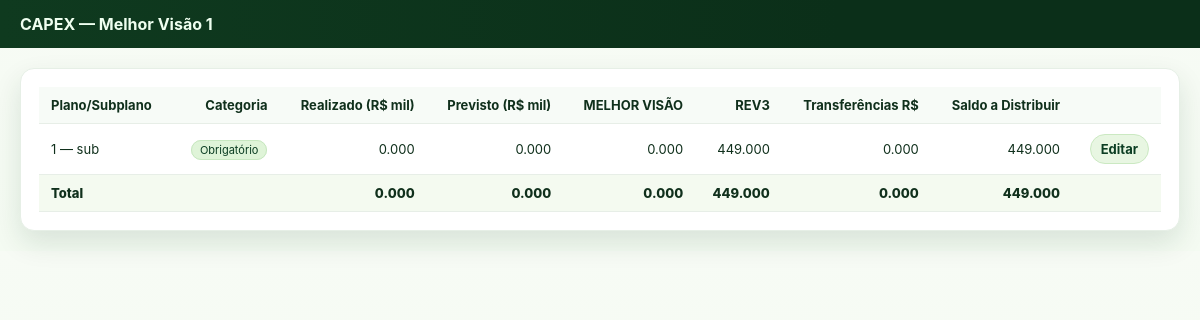
Screenshot of /capex/1/ with the database file from the repository.
### recipes/models.py (models this page shows, shortened)
class Plan(models.Model):
    code = models.CharField(max_length=50)              # ex.: 1.1.2
    name = models.CharField(max_length=255)             # ex.: Linhas de Transmissão
    categoria = models.CharField(max_length=3, choices=CATEGORIA, blank=True)
    parent = models.ForeignKey('self', null=True, blank=True, on_delete=models.CASCADE, related_name='children')
    rev3_meta = models.DecimalField(max_digits=16, decimal_places=3, default=Decimal("0.000"))  # R$ mil
    responsavel = models.CharField(max_length=255, blank=True)
    class Meta:
        unique_together = ("parent", "code")
        ordering = ["code"]

### recipes/views.py (the view)
# urls.py: path("capex/",views.capex, name="capex"),
def capex(request, year=2025):
    subplanos = (Plan.objects.filter(parent__isnull=False)
                 .select_related("parent")
                 .prefetch_related("mensal", "transferencias"))
    linhas = []
    for p in subplanos:
        r = _resumo_plan(p, year)
        linhas.append({"plan": p, **r})
    total = {
        "realizado": sum(l["realizado"] for l in linhas),
        "previsto": sum(l["previsto"] for l in linhas),
        "melhor_visao": sum(l["melhor_visao"] for l in linhas),
        "rev3": sum(l["plan"].rev3_meta for l in linhas),
        "transferencia": sum(l["transferencia"] for l in linhas),
    }
    total["saldo"] = total["rev3"] - total["melhor_visao"] + total["transferencia"]
    return render(request, "recipes/capex_overview.html", {
        "linhas": linhas, "total": total, "year": year
    })

### recipes/views.py (called while the page is built)
def _resumo_plan(plan: Plan, year: int):
    qs = plan.mensal.filter(year=year)
    realizado = qs.aggregate(t=Sum("realizado"))["t"] or Decimal("0")
    previsto  = qs.aggregate(t=Sum("previsto"))["t"]  or Decimal("0")
    melhor_visao = realizado + previsto
    transf = (plan.transferencias.filter(year=year)
              .aggregate(t=Sum("valor"))["t"] or Decimal("0"))
    saldo = plan.rev3_meta - melhor_visao + transf
    return {
        "realizado": realizado, "previsto": previsto,
        "melhor_visao": melhor_visao, "rev3": plan.rev3_meta,
        "transferencia": transf, "saldo": saldo,
    }

### recipes/templates/recipes/capex_overview.html (shortened to what this page needs)
{% load static %}
<!doctype html>
<html lang="pt-BR">
<head>
</head>
<body>
<header class="topbar">
  <strong>CAPEX — Melhor Visão {{ year }}</strong>
</header>
<main class="wrap">
  <section class="board">
    <table>
      <thead>
        <tr>
          <th>Plano/Subplano</th>
          <th>Categoria</th>
          <th>Realizado (R$ mil)</th>
          <th>Previsto (R$ mil)</th>
          <th>MELHOR VISÃO</th>
          <th>REV3</th>
          <th>Transferências R$</th>
          <th>Saldo a Distribuir</th>
          <th></th>
        </tr>
      </thead>
      <tbody>
        {% for l in linhas %}
        <tr>
          <td>{{ l.plan.code }} — {{ l.plan.name }}</td>
          <td><span class="badge">{{ l.plan.get_categoria_display }}</span></td>
          <td>{{ l.realizado|floatformat:3 }}</td>
          <td>{{ l.previsto|floatformat:3 }}</td>
          <td>{{ l.melhor_visao|floatformat:3 }}</td>
          <td>{{ l.rev3|floatformat:3 }}</td>
          <td>{{ l.transferencia|floatformat:3 }}</td>
          <td>{{ l.saldo|floatformat:3 }}</td>
          <td><a class="cta" href="{% url 'capex_editar' l.plan.id %}">Editar</a></td>
        </tr>
        {% empty %}
        <tr><td colspan="9">Sem planos cadastrados.</td></tr>
        {% endfor %}
      </tbody>
      <tfoot>
        <tr>
          <td colspan="2">Total</td>
          <td>{{ total.realizado|floatformat:3 }}</td>
          <td>{{ total.previsto|floatformat:3 }}</td>
          <td>{{ total.melhor_visao|floatformat:3 }}</td>
          <td>{{ total.rev3|floatformat:3 }}</td>
          <td>{{ total.transferencia|floatformat:3 }}</td>
          <td>{{ total.saldo|floatformat:3 }}</td>
          <td></td>
        </tr>
      </tfoot>
    </table>
  </section>
</main>
</body>
</html>

### recipes/templates/recipes/capex_overview.html (style rules this page uses)
:root { --neo-green:#7AC143; --neo-lime:#B5D334; --neo-deep:#0F3A1F; --bg:#F4FBF2; --surface:#fff; --muted:#5E6E62; --r:12px; }
body { margin:0;font-family:Inter,system-ui,Arial;background:linear-gradient(#F7FBF5,var(--bg));color:#10301C }
.topbar { position:sticky;top:0;background:linear-gradient(90deg,var(--neo-deep),#0B2F19 70%);color:#EFFFF0;padding:14px 20px }
.wrap { max-width:1220px;margin:20px auto;padding:0 20px }
.board { background:var(--surface);border:1px solid #e6efe6;border-radius:14px;box-shadow:0 12px 28px rgba(15,58,31,.12);padding:18px }
table { width:100%;border-collapse:separate;border-spacing:0 }
thead th { position:sticky;top:0;background:#f7fbf7 }
th,td { padding:10px 12px;border-bottom:1px solid #e7eee7;font-size:13px;text-align:right }
th:first-child,td:first-child { text-align:left }
.badge { font-size:11px;padding:2px 8px;border-radius:999px;background:#DFF4D8;border:1px solid #C7E7C0;color:#0B3D22 }
.cta { display:inline-block;padding:6px 10px;border-radius:999px;background:#E8F6E2;border:1px solid #CBE9C2;color:#0B3D22;text-decoration:none;font-weight:700 }
tfoot td { font-weight:800;background:#f4faf0 }

### rows the page displays
Plan: plan.code "1", plan.name "sub", plan.categoria "Obrigatório", realizado "0.000", previsto "0.000", melhor_visao "0.000", rev3 "449.000", transferencia "0.000", saldo "449.000"

### other values shown
{{ year }} "1"
{{ total.realizado|floatformat:3 }} "0.000"
{{ total.previsto|floatformat:3 }} "0.000"
{{ total.melhor_visao|floatformat:3 }} "0.000"
{{ total.rev3|floatformat:3 }} "449.000"
{{ total.transferencia|floatformat:3 }} "0.000"
{{ total.saldo|floatformat:3 }} "449.000"
